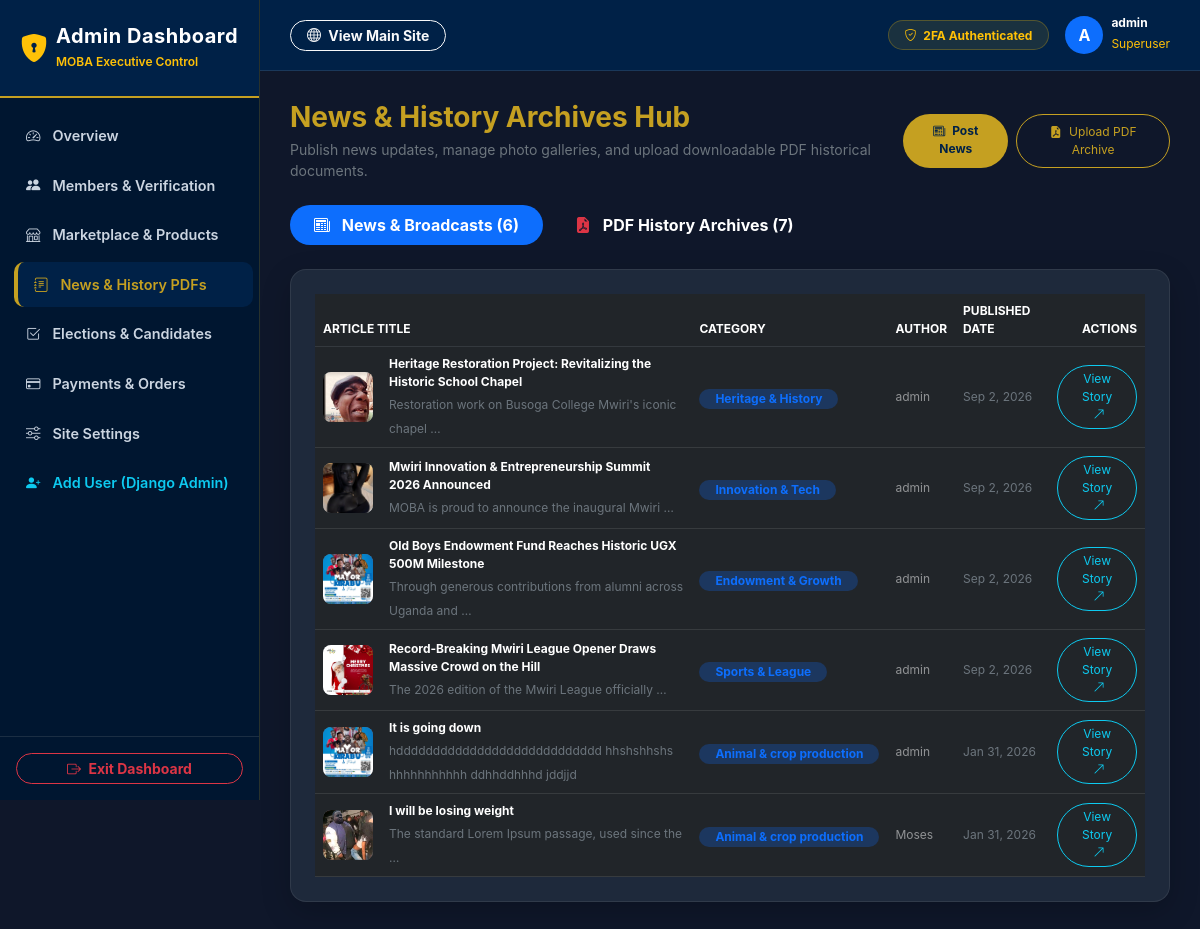
The app's page /admin-dashboard/content/ (signed in) with its own data.
### users/models.py (models this page shows, shortened)
class User(AbstractUser):
    class Role(models.TextChoices):
        PUBLIC = "PUBLIC", "Public"
        SUBSCRIBER = "SUBSCRIBER", "Subscriber"
        ADMIN = "ADMIN", "Admin"
    base_role = Role.PUBLIC
    role = models.CharField(max_length=50, choices=Role.choices, default=base_role)
    cohort = models.ForeignKey('organisation.Cohort', on_delete=models.SET_NULL, null=True, blank=True)
    house = models.ForeignKey('organisation.House', on_delete=models.SET_NULL, null=True, blank=True)
    phone_number = models.CharField(max_length=20)
    linkedin_profile = models.URLField(blank=True)
    website = models.URLField(blank=True)
    address = models.CharField(max_length=255, blank=True)
    profession = models.ForeignKey('organisation.Profession', on_delete=models.SET_NULL, null=True, blank=True)
    whatsapp_contact = models.CharField(max_length=20, blank=True)
    x_account = models.URLField(blank=True)
    tiktok_account = models.URLField(blank=True)
    youtube_account = models.URLField(blank=True)
    facebook_account = models.URLField(blank=True)

### content/models.py (models this page shows, shortened)
class News(models.Model):
    title = models.CharField(max_length=200)
    slug = models.SlugField(unique=True)
    hero_image = models.ImageField(upload_to='news_images/', blank=True, null=True)
    content = models.TextField()
    author = models.ForeignKey(settings.AUTH_USER_MODEL, on_delete=models.CASCADE)
    category = models.ForeignKey(Category, on_delete=models.SET_NULL, null=True, blank=True, related_name='news')
    is_featured = models.BooleanField(default=False)
    created_at = models.DateTimeField(auto_now_add=True)
    updated_at = models.DateTimeField(auto_now=True)

class Category(models.Model):
    name = models.CharField(max_length=100)
    slug = models.SlugField(unique=True)

### custom_admin/views.py (the view)
# urls.py: path("content/", views.manage_content, name="admin_content"),
@admin_dashboard_required
def manage_content(request):
    news_items = News.objects.select_related('category', 'author').all().order_by('-created_at')
    history_items = History.objects.select_related('category', 'author').all().order_by('-created_at')
    return render(request, 'admin/manage_content.html', {'news_items': news_items, 'history_items': history_items})

### content/models.py (called while the page is built)
    @property
    def filename(self):
        if self.pdf_file:
            import os
            return os.path.basename(self.pdf_file.name)
        return ""

### core/context_processors.py (called while the page is built)
def site_settings(request):
    return {
        'site_settings': SiteSettings.load()
    }

### core/models.py (called while the page is built)
    @classmethod
    def load(cls):
        obj, created = cls.objects.get_or_create(pk=1)
        return obj

### custom_admin/views.py (called while the page is built)
def admin_dashboard_required(view_func):
    @wraps(view_func)
    def _wrapped_view(request, *args, **kwargs):
        if not request.user.is_authenticated or not (request.user.is_staff or request.user.is_superuser):
            messages.error(request, "Access restricted to authorized staff members.")
            return redirect('home')
        if not request.session.get('admin_2fa_verified', False):
            messages.error(request, "2FA authentication code required to access Admin Dashboard.")
            return redirect('home')
        return view_func(request, *args, **kwargs)
    return _wrapped_view

### custom_admin/templates/admin/manage_content.html (shortened to what this page needs)
{% extends "admin/admin_base.html" %}
{% block content %}
<div class="container-fluid p-0">
    <div class="d-flex justify-content-between align-items-center mb-4">
        <div>
            <h3 class="fw-bold text-white mb-1" style="color: var(--admin-gold) !important;">News & History Archives Hub</h3>
            <p class="text-secondary small mb-0">Publish news updates, manage photo galleries, and upload downloadable PDF historical documents.</p>
        </div>
        <div class="d-flex gap-2">
            <a href="{% url 'news_add' %}" target="_blank" class="btn btn-gold rounded-pill px-3 py-2 font-size-xs">
                <i class="bi bi-newspaper me-1"></i> Post News
            </a>
            <a href="{% url 'history_add' %}" target="_blank" class="btn btn-outline-gold rounded-pill px-3 py-2 font-size-xs">
                <i class="bi bi-file-earmark-pdf-fill me-1"></i> Upload PDF Archive
            </a>
        </div>
    </div>
    <ul class="nav nav-pills mb-4" id="contentTabs" role="tablist">
        <li class="nav-item" role="presentation">
            <button class="nav-link active fw-bold rounded-pill px-4 me-2" id="news-tab" data-bs-toggle="tab" data-bs-target="#news-pane" type="button" role="tab">
                <i class="bi bi-newspaper me-2"></i> News & Broadcasts ({{ news_items|length }})
            </button>
        </li>
        <li class="nav-item" role="presentation">
            <button class="nav-link fw-bold rounded-pill px-4 text-white" id="history-tab" data-bs-toggle="tab" data-bs-target="#history-pane" type="button" role="tab">
                <i class="bi bi-file-earmark-pdf-fill me-2 text-danger"></i> PDF History Archives ({{ history_items|length }})
            </button>
        </li>
    </ul>
    <div class="tab-content" id="contentTabsContent">
        <div class="tab-pane fade show active" id="news-pane" role="tabpanel">
            <div class="admin-card p-4">
                <div class="table-responsive">
                    <table class="table table-dark table-hover align-middle mb-0">
                        <thead>
                            <tr class="text-secondary font-size-xs text-uppercase border-bottom border-secondary border-opacity-25">
                                <th>Article Title</th>
                                <th>Category</th>
                                <th>Author</th>
                                <th>Published Date</th>
                                <th class="text-end">Actions</th>
                            </tr>
                        </thead>
                        <tbody>
                            {% for n in news_items %}
                            <tr>
                                <td>
                                    <div class="d-flex align-items-center gap-3">
                                        <div class="rounded-3 overflow-hidden bg-secondary d-flex align-items-center justify-content-center flex-shrink-0" style="width: 50px; height: 50px;">
                                            {% if n.hero_image %}
                                                <img src="{{ n.hero_image.url }}" class="w-100 h-100 object-fit-cover" alt="{{ n.title }}">
                                            {% else %}
                                                <i class="bi bi-newspaper text-white-50"></i>
                                            {% endif %}
                                        </div>
                                        <div>
                                            <span class="fw-bold text-white font-size-xs d-block">{{ n.title }}</span>
                                            <small class="text-secondary font-size-xs">{{ n.content|striptags|truncatewords:8 }}</small>
                                        </div>
                                    </div>
                                </td>
                                <td>
                                    <span class="badge bg-primary bg-opacity-25 text-primary rounded-pill px-3 py-1 font-size-xs">
                                        {{ n.category.name|default:"General" }}
                                    </span>
                                </td>
                                <td class="font-size-xs text-white-50">{{ n.author.username|default:"Admin" }}</td>
                                <td class="font-size-xs text-secondary">{{ n.created_at|date:"M j, Y" }}</td>
                                <td class="text-end">
                                    <a href="{% url 'news_detail' pk=n.pk %}" target="_blank" class="btn btn-sm btn-outline-info rounded-pill px-3 font-size-xs py-1">
                                        View Story <i class="bi bi-arrow-up-right ms-1"></i>
                                    </a>
                                </td>
                            </tr>
                            {% empty %}
                            <tr><td colspan="5" class="text-center text-muted p-5">No news articles published yet.</td></tr>
                            {% endfor %}
                        </tbody>
                    </table>
                </div>
            </div>
        </div>
    </div>
</div>
{% endblock %}

### custom_admin/templates/admin/admin_base.html (shortened to what this page needs)
<!DOCTYPE html>
<html lang="en">
<head>
    <link rel="stylesheet" href="https://cdn.jsdelivr.net/npm/bootstrap@5.3.0/dist/css/bootstrap.min.css">
    <link rel="stylesheet" href="https://cdn.jsdelivr.net/npm/bootstrap-icons@1.11.1/font/bootstrap-icons.css">
</head>
<body>
    <aside class="sidebar">
        <div>
            <div class="sidebar-brand d-flex align-items-center gap-2">
                <i class="bi bi-shield-lock-fill fs-3 text-warning"></i>
                <div>
                    <h5 class="fw-bold text-white mb-0" style="letter-spacing: 0.5px;">Admin Dashboard</h5>
                    <small class="text-warning font-size-xs fw-semibold">MOBA Executive Control</small>
                </div>
            </div>
            <ul class="sidebar-nav">
                <li>
                    <a href="{% url 'admin_dashboard_home' %}" class="sidebar-link {% if request.resolver_match.url_name == 'admin_dashboard_home' %}active{% endif %}">
                        <i class="bi bi-speedometer2"></i> Overview
                    </a>
                </li>
                <li>
                    <a href="{% url 'admin_members' %}" class="sidebar-link {% if request.resolver_match.url_name == 'admin_members' %}active{% endif %}">
                        <i class="bi bi-people-fill"></i> Members & Verification
                    </a>
                </li>
                <li>
                    <a href="{% url 'admin_products' %}" class="sidebar-link {% if request.resolver_match.url_name == 'admin_products' %}active{% endif %}">
                        <i class="bi bi-shop"></i> Marketplace & Products
                    </a>
                </li>
                <li>
                    <a href="{% url 'admin_content' %}" class="sidebar-link {% if request.resolver_match.url_name == 'admin_content' %}active{% endif %}">
                        <i class="bi bi-journal-text"></i> News & History PDFs
                    </a>
                </li>
                <li>
                    <a href="{% url 'admin_elections' %}" class="sidebar-link {% if request.resolver_match.url_name == 'admin_elections' %}active{% endif %}">
                        <i class="bi bi-check2-square"></i> Elections & Candidates
                    </a>
                </li>
                <li>
                    <a href="{% url 'admin_payments' %}" class="sidebar-link {% if request.resolver_match.url_name == 'admin_payments' %}active{% endif %}">
                        <i class="bi bi-credit-card"></i> Payments & Orders
                    </a>
                </li>
                <li>
                    <a href="{% url 'admin_settings' %}" class="sidebar-link {% if request.resolver_match.url_name == 'admin_settings' %}active{% endif %}">
                        <i class="bi bi-sliders"></i> Site Settings
                    </a>
                </li>
                <li>
                    <a href="/admin/users/user/add/" target="_blank" class="sidebar-link text-info">
                        <i class="bi bi-person-plus-fill"></i> Add User (Django Admin)
                    </a>
                </li>
            </ul>
        </div>
        <div class="p-3 border-top border-secondary border-opacity-25">
            <a href="{% url 'admin_dashboard_logout' %}" class="btn btn-outline-danger w-100 btn-sm rounded-pill fw-bold">
                <i class="bi bi-box-arrow-right me-1"></i> Exit Dashboard
            </a>
        </div>
    </aside>
    <div class="main-wrapper">
        <header class="top-navbar">
            <div class="d-flex align-items-center gap-2">
                <a href="{% url 'home' %}" class="btn btn-sm btn-outline-light rounded-pill px-3 fw-bold">
                    <i class="bi bi-globe me-1"></i> View Main Site
                </a>
            </div>
            <div class="d-flex align-items-center gap-3">
                <span class="badge bg-warning bg-opacity-10 text-warning px-3 py-2 rounded-pill fw-bold border border-warning border-opacity-25 font-size-xs">
                    <i class="bi bi-shield-check me-1"></i> 2FA Authenticated
                </span>
                <div class="d-flex align-items-center gap-2">
                    <div class="rounded-circle bg-primary text-white fw-bold d-flex align-items-center justify-content-center" style="width: 38px; height: 38px;">
                        {{ user.username|slice:":1"|upper }}
                    </div>
                    <div class="d-none d-md-block">
                        <h6 class="mb-0 text-white fw-bold font-size-xs">{{ user.get_full_name|default:user.username }}</h6>
                        <small class="text-warning font-size-xs">Superuser</small>
                    </div>
                </div>
            </div>
        </header>
        <main class="content-area">
            {% block content %}{% endblock %}
        </main>
    </div>
</body>
</html>

### custom_admin/templates/admin/admin_base.html (style rules this page uses)
:root { --admin-navy: #002147; --admin-navy-deep: #001630; --admin-gold: #C5A021; --admin-bg: #0f172a; --admin-card-bg: #1e293b; }
body { background-color: var(--admin-bg); color: #f8fafc; font-family: 'Inter', system-ui, -apple-system, sans-serif; min-height: 100vh; }
.sidebar { width: 260px; background-color: var(--admin-navy-deep); border-right: 1px solid rgba(197, 160, 33, 0.2); min-height: 100vh; position: fixed; top: 0; left: 0; z-index: 1000; display: flex; flex-direction: column; justify-content: space-between; }
.sidebar-brand { padding: 24px 20px; border-bottom: 2px solid var(--admin-gold); background-color: var(--admin-navy); }
.sidebar-nav { padding: 15px 10px; list-style: none; margin: 0; }
.sidebar-link { display: flex; align-items: center; gap: 12px; padding: 12px 16px; color: #cbd5e1; text-decoration: none; font-weight: 600; font-size: 0.9rem; border-radius: 10px; transition: all 0.2s ease; margin-bottom: 4px; }
.sidebar-link:hover, .sidebar-link.active { background-color: var(--admin-navy); color: var(--admin-gold); transform: translateX(4px); }
.sidebar-link.active { border-left: 4px solid var(--admin-gold); }
.main-wrapper { margin-left: 260px; min-height: 100vh; display: flex; flex-direction: column; }
.top-navbar { background-color: var(--admin-navy); border-bottom: 1px solid rgba(255, 255, 255, 0.1); padding: 16px 30px; display: flex; align-items: center; justify-content: space-between; }
.content-area { padding: 30px; flex: 1; }
.admin-card { background-color: var(--admin-card-bg); border: 1px solid rgba(255, 255, 255, 0.08); border-radius: 16px; box-shadow: 0 10px 30px rgba(0,0,0,0.2); }
.btn-gold { background-color: var(--admin-gold); color: var(--admin-navy); font-weight: 700; border: none; }
.btn-outline-gold { border: 1px solid var(--admin-gold); color: var(--admin-gold); }
.font-size-xs { font-size: 0.75rem; }

### records on screen
User: username "A", get_full_name "admin"
News: hero_image (picture), title "Heritage Restoration Project: Revitalizing the Historic School Chapel", content "Restoration work on Busoga College Mwiri's iconic chapel …", category.name "Heritage & History", author.username "admin", created_at "Sep 2, 2026"
News: hero_image (picture), title "Mwiri Innovation & Entrepreneurship Summit 2026 Announced", content "MOBA is proud to announce the inaugural Mwiri …", category.name "Innovation & Tech", author.username "admin", created_at "Sep 2, 2026"
News: hero_image (picture), title "Old Boys Endowment Fund Reaches Historic UGX 500M Milestone", content "Through generous contributions from alumni across Uganda and …", category.name "Endowment & Growth", author.username "admin", created_at "Sep 2, 2026"
News: hero_image (picture), title "Record-Breaking Mwiri League Opener Draws Massive Crowd on the Hill", content "The 2026 edition of the Mwiri League officially …", category.name "Sports & League", author.username "admin", created_at "Sep 2, 2026"
News: hero_image (picture), title "It is going down", content "hdddddddddddddddddddddddddddd hhshshhshs hhhhhhhhhhh ddhhddhhhd jddjjd", category.name "Animal & crop production", author.username "admin", created_at "Jan 31, 2026"
News: hero_image (picture), title "I will be losing weight", content "The standard Lorem Ipsum passage, used since the …", category.name "Animal & crop production", author.username "Moses", created_at "Jan 31, 2026"

### other values on screen
{{ news_items|length }} "6"
{{ history_items|length }} "7"
